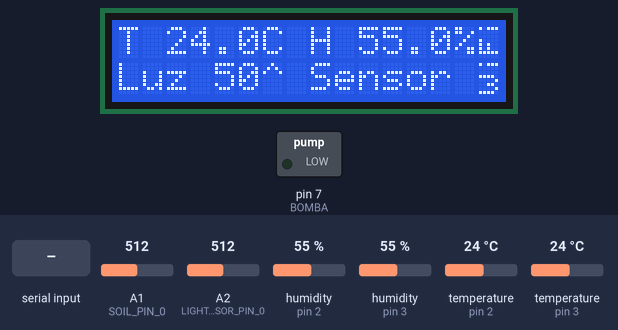
Recording of a sketch running on a simulated Arduino Uno, built with avr-gcc and run on an emulated ATmega328P. Parts: 16×2 character LCD, switched loads named in the sketch (green lamp = pin HIGH). Wiring (inferred from the names in the program): 2 × DHT22 sensor: data pin 2 / data pin 3. The inputs (shaded band) are chosen by the test bench; at power-on: A1 (SOIL_PIN_0) = 512, A2 (LIGHT_SENSOR_PIN_0) = 512, humidity (sensors on pin 2, pin 3) 55 %, temperature (sensors on pin 2, pin 3) 24 °C. What the sketch prints to the serial monitor is not drawn.

Above: at 6.2 s.
6.3 s: "[ONLINE]" received over Serial
At 8.0 s:
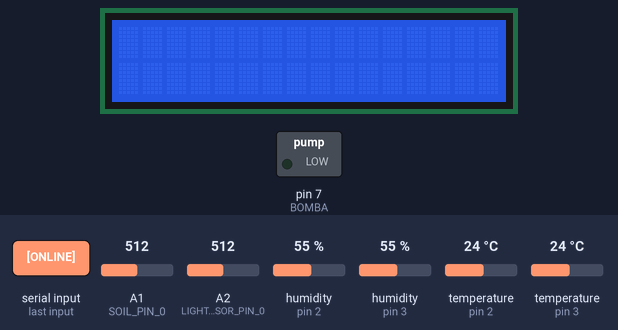
13.5 s: "[OFFLINE]" received over Serial
At 16.4 s:
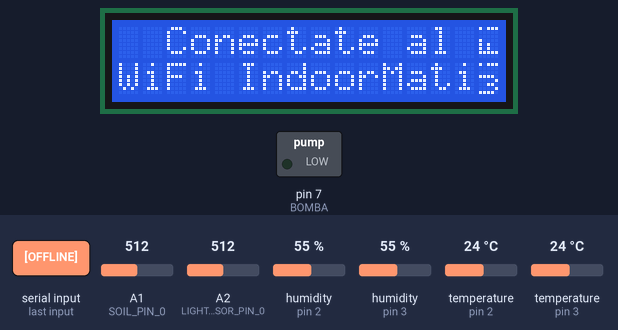
19.7 s: "[LOOP]" received over Serial
At 21.6 s:
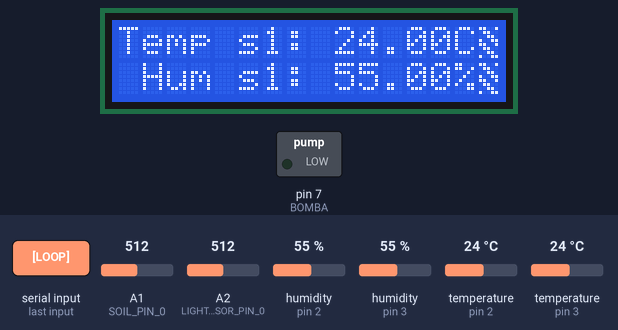
25.7 s: "[EXITO]" received over Serial
At 27.9 s:
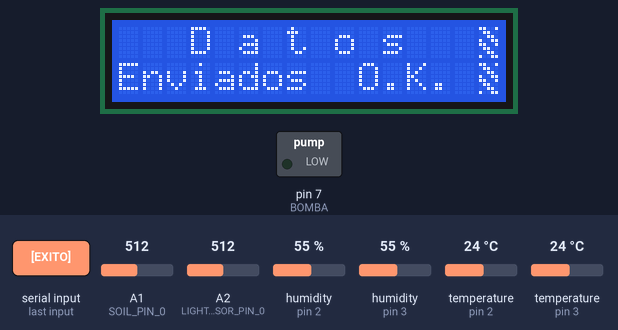
31.8 s: "[FALLO_CONEXION]" received over Serial
At 34.5 s:
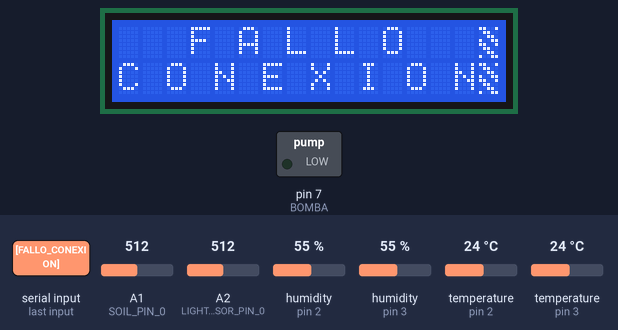
37.8 s: "[RESPUESTA_NULA]" received over Serial
At 40.8 s:
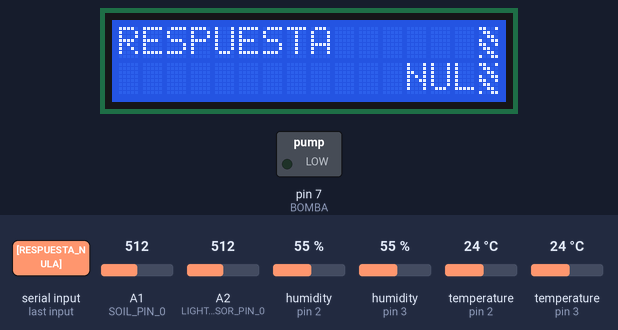
Timing chart, 0 to 42.3 s (numbered marks = the images above; inputs shaded):
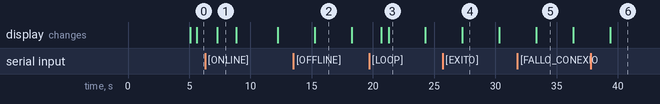

Measured:
- after the input at 6.3 s, the display: changes after 1.0 s (image 1)
- after the input at 13.5 s, the display: first changes after 1.8 s (image 2 shows a later state)
- after the input at 19.7 s, the display: first changes after 1.0 s (image 3 shows a later state)
- after the input at 25.7 s, the display: first changes after 1.6 s (image 4 shows a later state)
- after the input at 31.8 s, the display: first changes after 1.6 s (image 5 shows a later state)
- after the input at 37.8 s, the display: first changes after 1.6 s (image 6 shows a later state)
- what the display in image 1 shows lasts 1.6 s, from 7.3 s to 8.9 s

The sketch:

Atmel_firm_0.1.ino
```cpp
/*********************************
*                                *
* Firmware del Indoor MATIC V0.1 *
*                                *
*********************************/

/* L I B R E R I A S */
#include <Arduino.h>
#include <LiquidCrystal.h> // lcd de 16 x 2

byte Wi[8] = {
	0b10111,
	0b00000,
	0b00000,
	0b11110,
	0b00001,
	0b00110,
	0b00001,
	0b11110
};

byte Fi[8] = {
	0b10111,
	0b00000,
	0b00000,
	0b10000,
	0b10100,
	0b10100,
	0b11111,
  0b00000
};

byte Rst[8] = {
	0b11001,
	0b01100,
	0b00110,
	0b10011,
	0b11001,
	0b01100,
	0b00110,
	0b10011
};


#include <DHT.h> // sensor de temp y humedad

/* C O N S T A N T E S - Textos para el lcd */
#define T_s0  "T "
#define T_s1  "Temp s1: "
#define H_s0  "H "
#define H_s1  " Hum s1: "
#define L_s0  "Luz "
#define L_s1  " Luz s1: "
#define S_s0  "Suelo 0: "
#define S_s1  "Suelo 1: "
#define P     "% "
#define C     "C "
#define L     "^ "
#define sensor     "Sensor "

/* C O N S T A N T E S */
const long intervaloEnvioDatos        = 360000; // 6 minutos constante de espera para mandar los datos
const long intervaloLecturaSensores   = 2000; //constante de espera para volver a leer los sensores

/* D E F I N E  C O N S T A N T E S - Sensores conectados al IM */ //Descomentar los sensores presentes en el hardware
//#define DHT_TYPE            DHT21   // Define tipo de sensor de TyH DHT 21  (AM2301)
#define DHT_TYPE            DHT22   // Define tipo de sensor de TyH DHT 22  (AM2302)
#define DHT_PIN_0           2       // pin al que va el cable de dato del sensor0 de temperatura
//#define DHT_PIN_0           3       // error de soldadura quitar
#define DHT_PIN_1           3       // pin al que va el cable de dato del sensor1 de temperatura
#define BOMBA               7

//#define LIGHT_SENSOR_PIN_0  A0      //PARA EL DE PEDRO
#define LIGHT_SENSOR_PIN_0  A2      //define el pin para el Photo-resistor_0
//#define LIGHT_SENSOR_PIN_1  A0      //define el pin para el Photo-resistor_1
#define SOIL_PIN_0          A1      //define el pin para sensor de humedad de tierra
//#define SOIL_PIN_1          A3      //define el pin para sensor de humedad de tierra

/* V A R I A B L E S */
unsigned long millisUltimaLecturaSensores = 0; //varialble que guardará el valor de tiempo donde se leen los sensores
unsigned long millisUltimoEnvioDatos      = 0; //varialble que guardará el valor de tiempo donde se enviaron los datos
unsigned long millisUltimoStatus          = 0; //varialble que guardará el valor de tiempo del ultimo status
unsigned long millisFinRiego              = 0; //varialble que guardará el valor de tiempo donde comeinza a regar

unsigned long intervaloLCD = 3000;
unsigned long millisLCDUltimoMensaje = 0;
unsigned long millisAhora = 0;

int cantidadSensores = 0;
int cantidadMensajes = 0;

float hum_0             = 999;  // humedad del sensor 0
float hum_1             = 999;  // humedad del sensor 1
float temp_0            = 999;  // temperatura del sensor 0
float temp_1            = 999;  // temperatura del sensor 0

int luz_0               = 999;  //valor analógico del pin
int luz_1               = 999;  //valor analógico del pin
int valorLuz_0          = 999;  //valor mapeado
int valorLuz_1          = 999;  //valor mapeado

int suelo_0             = 999;  //valor analogico del pin
int suelo_1             = 999;  //valor analogico del pin
float valorSuelo_0      = 999;  //valor mapeado
float valorSuelo_1      = 999;  //valor mapeado
int promedioSuelo_0     = 0;    //el sensor casero da mucha amplitud el promedio es para bajarla.
int promedioSuelo_1     = 0;
int contadorSuelo       = 0;

String stringDelSerial  = "";   // string que recibe lo que viene por el puerto serial
String datos            = "";   // string que tiene los valores de los sensores

boolean stringCompleta  = false;  // será true cuando llegue un comando por serial
boolean online          = false;  // bandera si esta ONLINE

//bancderas de mesajes
boolean lcd_DHT_0           = true;
boolean lcd_DHT_1           = true;
boolean lcd_LUZ             = true;
boolean lcd_SUELO           = true;
boolean lcd_ONLINE          = false;
boolean lcd_OFFLINE         = false;
boolean lcd_ENVIA_DATOS     = false;
boolean lcd_DATOS_OK        = false;
boolean lcd_FALLO_CONEXION  = false;
boolean lcd_REGANDO         = false;
boolean lcd_RESPUESTA_NULA  = false;
boolean LOOP								= false;


int regarInt          = 2;
int tiempoRiegoInt    = 0;
int humidificadorInt  = 0;


/* I N I C I A L I Z A libreria del LCD*/
LiquidCrystal lcd( 13, 12, 11, 10, 9, 8 ); //inicializa la libreria con los numeros de pines utilizados

/* I N I C I A L I Z A libreria de los sensores de TyH definidos previamente*/
#ifdef DHT_PIN_0
  DHT dht_0( DHT_PIN_0, DHT_TYPE ); //inicializa la libreria para el pin
#endif

#ifdef DHT_PIN_1
  DHT dht_1( DHT_PIN_1, DHT_TYPE );
#endif

/* S E T U P - Cosas que corren una sola vez */
void setup()
{
  Serial.begin( 115200 ); // inicia comunicacion serie a 115.200 baudios

  lcd.createChar( 0, Wi );
  lcd.createChar( 1, Fi );
	lcd.createChar( 2, Rst );
  lcd.begin( 16, 2 ); // inicia el lcd y setea el numero de columnas y de filas del lcd

  #ifdef DHT_PIN_0
    dht_0.begin(); // inicia el sensor0
    cantidadSensores++;
  #endif

  #ifdef DHT_PIN_1
    dht_1.begin(); // inicia el sensor1
    cantidadSensores++;
  #endif

  #ifdef SOIL_PIN_0
    cantidadSensores++;
  #endif

  // #ifdef LIGHT_SENSOR_PIN_0
  //   cantidadSensores++;
  // #endif

  pinMode(BOMBA, OUTPUT);
	digitalWrite(BOMBA, LOW);

  lcd.clear();
  lcd.setCursor( 0, 0 );
  lcd.print( F ( "   Indoor" ) );
  lcd.setCursor( 0, 1 );
  lcd.print( F ( "        Matic" ) );
  delay( 5000 );
	lcd.clear();
}

/* L O O P - Cosas que corren para siempre */
void loop()
{
  if ( !online )
  {
		if ( !LOOP )
		{
			lcdWiFi();
		}

		if ( LOOP )
		{
			lcdRST();
		}

		espStatus( 10000 );
  }

  leeSensores();
  escuchaSerial();
  analizaComando( stringDelSerial );

  mensajesLCD();

  if ( online )
  {
    enviaDatos();
		funcionRegar();
  }

  espStatus( 600000 );

}

/* F U N C I O N E S */

void espStatus( unsigned long tiempo )
{
  millisAhora = millis();
  if ( millisUltimoStatus > millisAhora )  // si millisUltimoStatus es mayor a millisAhora quiere decir que millis() volvio a cero porque se lleno entonces vuelvo tambien a cero millisUltimoStatus
  {
    millisUltimoStatus  = 0;
  }

  if ( millisAhora - millisUltimoStatus >= tiempo )
  {
    millisUltimoStatus = millis();
    Serial.println( F( "[ESP_status]" ) );
  }
}


/* FUNCIONES SERIAL */
//toma el string del serial y lo guarda en stringDelSerial y pone en TRUE stringCompleta
void escuchaSerial()
{
  if (Serial.available())
  {
    stringDelSerial = Serial.readString();
    stringCompleta = true;
  }
}

//toma un string (el que llegó por serie) y aactua en consecuencia ;-)
void analizaComando( String comando )
{
  comando.trim();
  if ( stringCompleta )
  {
    stringCompleta = false;

    if ( comando.equals( "[ONLINE]" ) )
    {
      online = true;
			LOOP = false;
      lcd_ONLINE = true;
      estadoLcdSensores( false );
			lcd.clear();
    }

    else if ( comando.equals( "[OFFLINE]" ) )
    {
      online = false;
      lcd_OFFLINE = true;
      estadoLcdSensores( false );
    }

    else if ( comando.equals( "[LOOP]" ) )
    {
      LOOP = true;
    }

    else if ( comando.equals( "[EXITO]" ) )
    {
      lcd_DATOS_OK = true;
      estadoLcdSensores( false );
    }

    // else if ( comando.equals( "[NO]" ) )
    // {
    //   lcdNO();
    // }

    else if ( comando.equals( "[FALLO_CONEXION]" ) )
    {
      lcd_FALLO_CONEXION = true;
      estadoLcdSensores( false );
    }

    else if ( comando.equals( "[RESPUESTA_NULA]" ) )
    {
      lcd_RESPUESTA_NULA = true;
      estadoLcdSensores( false );
    }

    else if( comando.startsWith( "<" ) && comando.endsWith( ">" ) )
    {
      parseaComandoRiego( comando );
    }

    else
    {
    }
  }
  stringDelSerial = "";
}

void parseaComandoRiego ( String comando )
{
  millisAhora = millis();

  comando = comando.substring( 1, comando.length() - 1 );

  int     del1; // indide de los delimitadores
  int     del2;
  int     del3;
  String  regar;
  String  tiempoRiego;
  String  humidificador;

  del1              = comando.indexOf( ';' );  //encuentra el primer delimitador
  regar             = comando.substring( 0, del1 );
  regarInt          = regar.toInt();

  del2              = comando.indexOf( ';', del1 + 1 );   //encuentra el siguiente delimitador
  tiempoRiego       = comando.substring( del1 + 1, del2 );
  tiempoRiegoInt    = tiempoRiego.toInt();

  del3              = comando.indexOf( ';', del2 + 1 );
  humidificador     = comando.substring( del2 + 1, del3 );
  humidificadorInt  = humidificador.toInt();

}
/* FIN FUNCIONES SERIAL */

/* FUNCIONES RIEGO*/
void funcionRegar( )
{
  millisAhora = millis();

  if ( regarInt == 1 )
  {
    regarInt = 0;

    lcd_REGANDO = true;
    estadoLcdSensores( false );

    millisFinRiego = ( (unsigned long)tiempoRiegoInt * 1000 ) + millisAhora;

    digitalWrite(BOMBA, HIGH);
		Serial.println( F ( "[REGANDO]" ) );

  }

  if ( millisAhora >= millisFinRiego )
  {
    digitalWrite(BOMBA, LOW);
		delay(250);
		millisFinRiego = 0;
  }
}

/* FIN FUNCIONES RIEGO*/


/* FUNCIONES DATOS*/
//si pasó el tiempo de intervaloEnvioDatos envia al esp un string con los valres de los sensores
void enviaDatos()
{
  millisAhora = millis();
  if (millisUltimoEnvioDatos > millisAhora)  // si millisUltimaLecturaSensores es mayor a millisAhora quiere decir que millis() volvio a cero porque se lleno entonces vuelvo tambien a cero millisUltimaLecturaSensores
  {
    millisUltimoEnvioDatos  = 0;
  }

  if (millisAhora - millisUltimoEnvioDatos >= intervaloEnvioDatos)
  {
    millisUltimoEnvioDatos = millis();

    promedioSuelo_0 = promedioSuelo_0 / contadorSuelo;
    promedioSuelo_1 = promedioSuelo_1 / contadorSuelo;

    datos = "<";
    datos += "&t0=";
    datos += temp_0;
    datos += "&h0=";
    datos += hum_0;
    datos += "&t1=";
    datos += temp_1;
    datos += "&h1=";
    datos += hum_1;
    datos += "&luz=";
    datos += valorLuz_0;
    datos += "&luz1=";
    datos += valorLuz_1;
    datos += "&ht=";
    datos += promedioSuelo_0;
    datos += "&ht1=";
    datos += promedioSuelo_1;
    datos += ">";

    Serial.println(datos);

    promedioSuelo_0 = 0;
    promedioSuelo_1 = 0;
    contadorSuelo = 0;

    lcd_ENVIA_DATOS = true;
    estadoLcdSensores( false );
  }
}
/* FIN FUNCIONES DATOS*/

/* FUNCIONES SENSORES */
// lee los sensores si pasó el iempo de intervaloLecturaSensores
void leeSensores() // Según la hoja de datos habría que leer cada dos segundos por eso el if
{
  millisAhora = millis();
  if (millisUltimaLecturaSensores > millisAhora)  // si millisUltimaLecturaSensores es mayor a millisAhora quiere decir que millis() volvio a cero porque se lleno entonces vuelvo tambien a cero millisUltimaLecturaSensores
  {
    millisUltimaLecturaSensores  = 0;
  }

  if (millisAhora - millisUltimaLecturaSensores >= intervaloLecturaSensores)
  {
    millisUltimaLecturaSensores = millis();
    #ifdef DHT_PIN_0
      hum_0   = dht_0.readHumidity();
      temp_0  = dht_0.readTemperature();
      if ( isnan( hum_0 ) || isnan( temp_0 ) )
      {
        hum_0   = -1;
        temp_0  = -1;
      }
    #endif

    #ifdef DHT_PIN_1
      hum_1   = dht_1.readHumidity();
      temp_1  = dht_1.readTemperature();
      if ( isnan( hum_0 ) || isnan( temp_0 ) )
      {
        hum_1   = -1;
        temp_1  = -1;
      }
    #endif

    #ifdef LIGHT_SENSOR_PIN_0
      luz_0        = analogRead( LIGHT_SENSOR_PIN_0 );
      valorLuz_0   = map( luz_0, 0, 1023, 0, 100 );
    #endif

    #ifdef LIGHT_SENSOR_PIN_1
      luz_1        = analogRead( LIGHT_SENSOR_PIN_1 );
      valorLuz_1   = map( luz_1, 0, 1023, 0, 100 );
    #endif

    #ifdef SOIL_PIN_0
      suelo_0      = analogRead( SOIL_PIN_0 );
      //valorSuelo_0 = map( suelo_0, 0, 1023, 100, 0 ); //con el modulo comprado
      valorSuelo_0 = map( suelo_0, 0, 1023, 0, 100 ); // con el casero
      promedioSuelo_0 = promedioSuelo_0 + valorSuelo_0;
      contadorSuelo++;
    #endif

    #ifdef SOIL_PIN_1
      suelo_1      = analogRead( SOIL_PIN_1 );
      //valorSuelo_1 = map( suelo_1, 0, 1023, 100, 0 ); //con el modulo comprado
      valorSuelo_1 = map( suelo_1, 0, 1023, 0, 100 ); // con el casero
      promedioSuelo_1 = promedioSuelo_1 + valorSuelo_1;
    #endif
  }
}

void lcdWiFi()
{
	lcd.setCursor( 15, 0 );
	lcd.write( byte( 1 ) );
	lcd.setCursor( 15, 1 );
	lcd.write( byte( 0 ) );
}

void lcdRST()
{
	lcd.setCursor( 15, 0 );
	lcd.write( byte( 2 ) );
	lcd.setCursor( 15, 1 );
	lcd.write( byte( 2 ) );
}

void mensajesLCD()
{
  millisAhora = millis();

  #ifdef DHT_PIN_0
    if( ( lcd_DHT_0 ) && ( millisAhora - millisLCDUltimoMensaje >= intervaloLCD ) )
    {
      millisLCDUltimoMensaje = millis();
      lcd_DHT_0 = false;
      cantidadMensajes++;
      lcd.clear();
      lcd.setCursor( 0, 0 );
      lcd.print( T_s0 );
      lcd.print( temp_0, 1 );
      lcd.print( C );
			lcd.print( H_s0 );
			lcd.print( hum_0, 1 );
			lcd.print( P );
			lcd.setCursor( 0, 1 );

			#ifdef LIGHT_SENSOR_PIN_0
		  // if( ( lcd_LUZ ) && ( millisAhora - millisLCDUltimoMensaje >= intervaloLCD ) )
		  // {
		    // millisLCDUltimoMensaje = millis();
		    // lcd_LUZ = false;
		    // cantidadMensajes++;
		    // lcd.clear();
		    // lcd.setCursor(0, 0);
		    lcd.print( L_s0 );
		    lcd.print( valorLuz_0 );
		    lcd.print( L );
				lcd.print( sensor );
				lcd.print( "0" );


		      // #ifdef LIGHT_SENSOR_PIN_1
		      // lcd.setCursor(0, 1);
		      // lcd.print(L_s1);
		      // lcd.print(valorLuz_1);
		      // lcd.print(L);
		      // #endif
		      // return;
		    // }
		  #endif
      return;
    }
  #endif

  #ifdef DHT_PIN_1
    if( ( lcd_DHT_1 ) && ( millisAhora - millisLCDUltimoMensaje >= intervaloLCD ) )
    {
      millisLCDUltimoMensaje = millis();
      lcd_DHT_1 = false;
      cantidadMensajes++;
      lcd.clear();
      lcd.setCursor( 0, 0 );
      lcd.print( T_s1 );
      lcd.print( temp_1 );
      lcd.print( C );
      lcd.setCursor( 0, 1 );
      lcd.print( H_s1 );
      lcd.print( hum_1 );
      lcd.print( P );

			#ifdef LIGHT_SENSOR_PIN_1
				lcd.setCursor( 0, 1 );
				lcd.print( L_s0 );
				lcd.print( valorLuz_1 );
				lcd.print( L );
				lcd.print( sensor );
				lcd.print( "1");
			#endif
      return;
    }
  #endif


  #ifdef SOIL_PIN_0
    if( ( lcd_SUELO ) && ( millisAhora - millisLCDUltimoMensaje >= intervaloLCD ) )
    {
      millisLCDUltimoMensaje = millis();
      lcd_SUELO = false;
      cantidadMensajes++;
      lcd.clear();
      lcd.setCursor( 0, 0 );
      lcd.print( S_s0 );
      lcd.print( valorSuelo_0, 0 );
      #ifdef SOIL_PIN_1
        lcd.setCursor( 0, 1 );
        lcd.print( S_s1 );
        lcd.print( valorSuelo_1, 0 );
      #endif
      return;
    }
  #endif

  if ( cantidadSensores == cantidadMensajes )
  {
    estadoLcdSensores( true );
  }


  if( lcd_ONLINE && millisAhora - millisLCDUltimoMensaje >= intervaloLCD  )
  {
    millisLCDUltimoMensaje = millis();
    lcd_ONLINE = false;
    lcd.clear();
    lcd.setCursor(0, 0);
    lcd.print( F( "   - ONLINE -   " ) );
    lcd.setCursor(0, 1);
    lcd.print( F( " INDOOR - MATIC " ) );
    estadoLcdSensores( true );
    return;
  }

  if( lcd_OFFLINE && millisAhora - millisLCDUltimoMensaje >= intervaloLCD  )
  {
    millisLCDUltimoMensaje = millis();
    lcd_OFFLINE = false;
    lcd.clear();
    lcd.setCursor(0, 0);
    lcd.print( F( "  Conectate al  " ) );
    lcd.setCursor(0, 1);
    lcd.print( F( "WiFi IndoorMatic" ) );
    estadoLcdSensores( true );
    return;
  }

  if( lcd_ENVIA_DATOS && millisAhora - millisLCDUltimoMensaje >= intervaloLCD  )
  {
    millisLCDUltimoMensaje = millis();
    lcd_ENVIA_DATOS = false;
    lcd.clear();
    lcd.setCursor(0, 0);
    lcd.print( F( "E n v i a n d o " ) );
    lcd.setCursor(0, 1);
    lcd.print( F( "   D a t o s    " ) );
    estadoLcdSensores( true );
    return;
  }

  if( lcd_DATOS_OK && millisAhora - millisLCDUltimoMensaje >= intervaloLCD  )
  {
    millisLCDUltimoMensaje = millis();
    lcd_DATOS_OK = false;
    lcd.clear();
    lcd.setCursor(0, 0);
    lcd.print( F( "   D a t o s    " ) );
    lcd.setCursor(0, 1);
    lcd.print( F( "Enviados  O.K." ) );
    estadoLcdSensores( true );
    return;
  }

  if( lcd_FALLO_CONEXION && millisAhora - millisLCDUltimoMensaje >= intervaloLCD  )
  {
    millisLCDUltimoMensaje = millis();
    lcd_FALLO_CONEXION = false;
    lcd.clear();
    lcd.setCursor(0, 0);
    lcd.print( F( "   F A L L O   " ) );
    lcd.setCursor(0, 1);
    lcd.print( F( "C O N E X I O N" ) );
    estadoLcdSensores( true );
    return;
  }

  if( lcd_REGANDO && millisAhora - millisLCDUltimoMensaje >= intervaloLCD  )
  {
    millisLCDUltimoMensaje = millis();
    lcd_REGANDO = false;
    lcd.clear();
    lcd.setCursor(0, 0);
    lcd.print( F( "  REGANDO   " ) );
    estadoLcdSensores( true );
    return;
  }

  if( lcd_RESPUESTA_NULA && millisAhora - millisLCDUltimoMensaje >= intervaloLCD  )
  {
    millisLCDUltimoMensaje = millis();
    lcd_RESPUESTA_NULA = false;
    lcd.clear();
    lcd.setCursor(0, 0);
    lcd.print( F( "RESPUESTA" ) );
    lcd.setCursor(0, 1);
    lcd.print( F( "            NULA" ) );
    estadoLcdSensores( true );
    return;
  }

  if( !online && millisAhora - millisLCDUltimoMensaje >= intervaloLCD  )
  {
    millisLCDUltimoMensaje = millis();
    lcd.clear();
    lcd.setCursor(0, 0);
    lcd.print( F( "  Conectate al  " ) );
    lcd.setCursor(0, 1);
    lcd.print( F( "WiFi IndoorMatic" ) );
    estadoLcdSensores( true );
    return;
  }

  // if( lcd_X && millisAhora - millisLCDUltimoMensaje >= intervaloLCD  )
  // {
  //   millisLCDUltimoMensaje = millis();
  //   lcd_X = false;
  //
  //   estadoLcdSensores( true );
  //   return;
  // }
}

void estadoLcdSensores(boolean estado)
{
  cantidadMensajes = 0;
  lcd_DHT_0 = estado;
  lcd_DHT_1 = estado;
  lcd_LUZ = estado;
  lcd_SUELO = estado;
}
```
